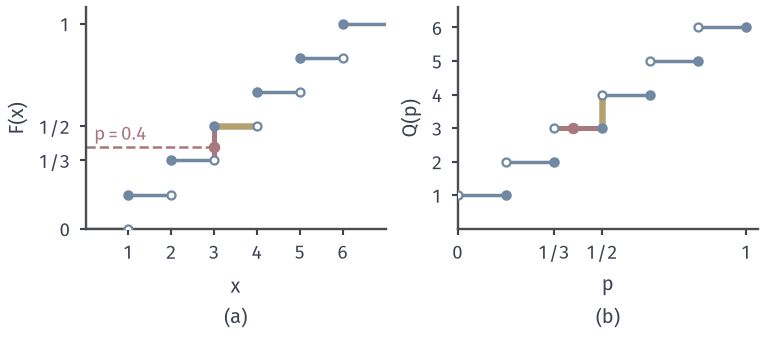

Source code (Python):
from pathlib import Path
import sys
ROOT = next(p for p in Path(__file__).resolve().parents if (p/'build.sh').is_file() and (p/'tex/book.tex').is_file())
sys.path.insert(0, str(ROOT/'figures/07-probability/01-elementary-probability/matplotlib/rvd-common'))
from rvd_common import *
# Target: fair die. F has jumps at 1..6 and flats between; Q(p)=inf{x: F(x)>=p}=ceil(6p).
# p=0.4 falls inside the jump at 3 (F(3-)=1/3<0.4<=F(3)=1/2); p=1/2 hits the flat [3,4): Q(1/2)=3.
fig, axs = figure(width_mm=108, height_mm=48, ncols=2)
ax = axs[0]; style(ax)
step_cdf(ax, range(1, 7), [1/6]*6, 0, 7)
ax.plot([0, 3], [.4, .4], color=RED, lw=1.0, ls='--'); ax.plot([3], [.4], 'o', ms=3.6, color=RED, zorder=6)
ax.plot([3, 4], [.5, .5], color=YELLOW, lw=2.6, zorder=2, solid_capstyle='butt')
ax.plot([3, 3], [1/3, .5], color=RED, lw=2.0, zorder=3)
ax.text(.2, .43, '$p=0.4$', color=RED, fontsize=7.5)
ax.set_xlim(0, 7); ax.set_ylim(0, 1.08); ax.set_xticks(range(1, 7))
ax.set_yticks([0, 1/3, .5, 1]); ax.set_yticklabels(['0', '1/3', '1/2', '1'])
ax.set_ylabel('$F(x)$')
sub(ax, 'a', '$x$')
ax = axs[1]; style(ax)
for k in range(1, 7):
    a, b = (k-1)/6, k/6
    ax.plot([a, b], [k, k], color=BLUE, lw=1.4, solid_capstyle='butt')
    ax.plot([a], [k], 'o', ms=3.2, mfc='white', mec=BLUE, mew=.9, zorder=4)
    ax.plot([b], [k], 'o', ms=3.2, color=BLUE, zorder=4)
ax.plot([1/2, 1/2], [3, 4], color=YELLOW, lw=2.6, zorder=2)
ax.plot([.4], [3], 'o', ms=3.6, color=RED, zorder=6)
ax.plot([1/3, 1/2], [3, 3], color=RED, lw=2.0, zorder=3, solid_capstyle='butt')
ax.set_xlim(0, 1.04); ax.set_ylim(0, 6.6); ax.set_yticks(range(1, 7))
ax.set_xticks([0, 1/3, 1/2, 1]); ax.set_xticklabels(['0', '1/3', '1/2', '1'])
ax.set_ylabel('$Q(p)$')
sub(ax, 'b', '$p$')
save(fig, HERE(__file__), 'figure', {'Q(0.4)': 3, 'Q(0.5)': 3, 'rule': 'Q(p)=ceil(6p)'})
